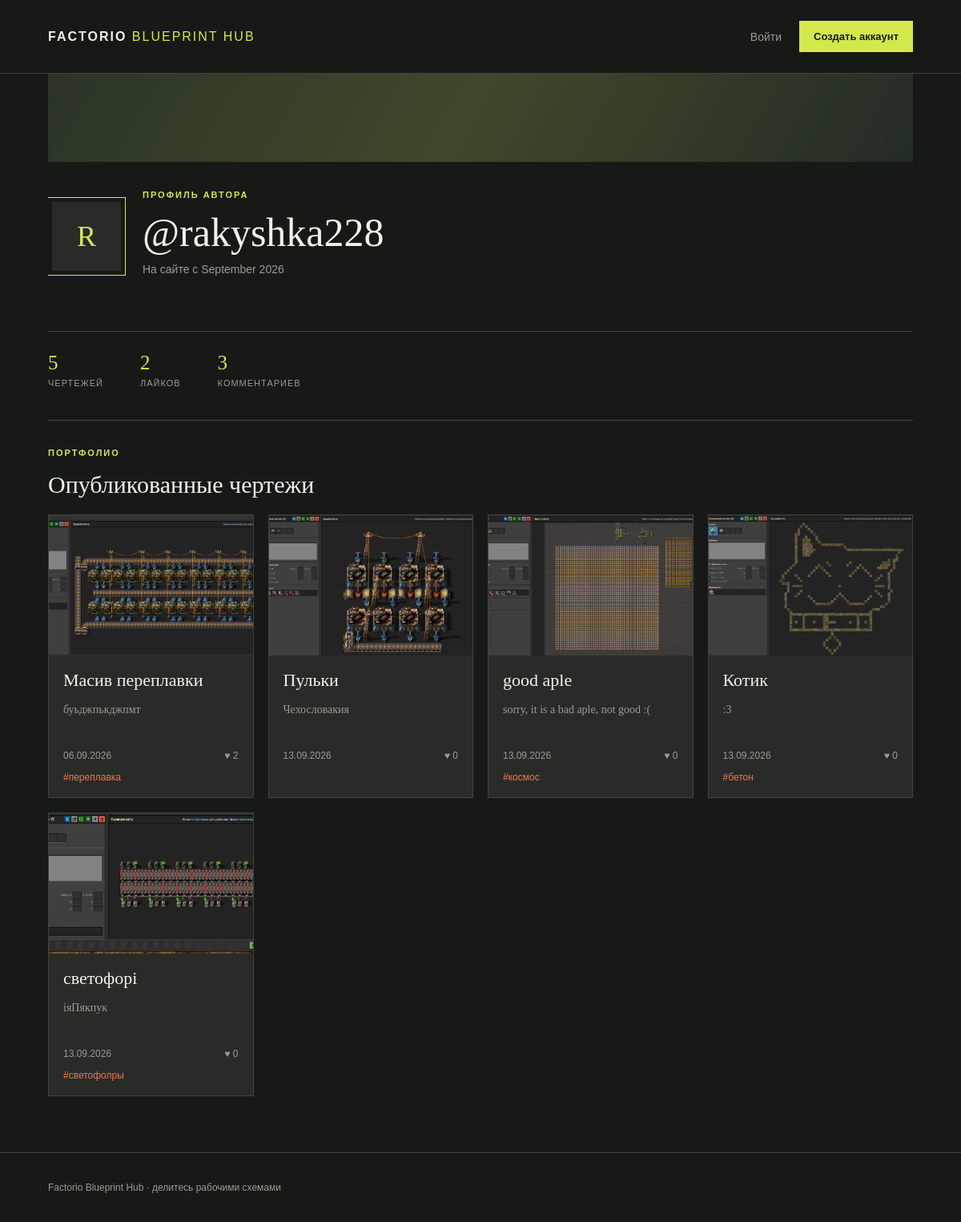
Page /profile/rakyshka228/ on the committed database.
### factorio_app/models.py (models this page shows, shortened)
class Blueprint(models.Model):
	author = models.ForeignKey(settings.AUTH_USER_MODEL, on_delete=models.CASCADE, related_name='blueprints')
	title = models.CharField(max_length=120)
	slug = models.SlugField(max_length=140, unique=True)
	description = models.TextField(max_length=2000)
	code = models.TextField()
	image = models.ImageField(upload_to='blueprints/', blank=True)
	tags = models.ManyToManyField(Tag, blank=True, related_name='blueprints')
	created_at = models.DateTimeField(auto_now_add=True)
	updated_at = models.DateTimeField(auto_now=True)
	class Meta:
		ordering = ('-created_at',)
	@property
	def like_count(self):
		return self.likes.count()

class Tag(models.Model):
	name = models.CharField(max_length=40, unique=True)
	slug = models.SlugField(max_length=50, unique=True)
	class Meta:
		ordering = ('name',)

### factorio_app/views.py (the view)
# urls.py: path('profile/<str:username>/', profile, name='profile'),
def profile(request, username):
    author = get_object_or_404(User, username=username)
    blueprints = author.blueprints.prefetch_related('tags', 'likes').annotate(comment_total=Count('comments'))
    return render(request, 'factorio_app/profile.html', {
        'author': author,
        'blueprints': blueprints,
        'blueprint_count': blueprints.count(),
        'like_count': Like.objects.filter(blueprint__author=author).count(),
        'comment_count': Comment.objects.filter(blueprint__author=author).count(),
    })

### templates/factorio_app/profile.html (shortened to what this page needs)
{% extends 'factorio_app/base.html' %}
{% block content %}<main class="profile-page"><section class="profile-hero"><div class="profile-cover"></div><div class="avatar">{{ author.username|first|upper }}</div><div class="profile-heading"><p class="eyebrow">ПРОФИЛЬ АВТОРА</p><h1>@{{ author.username }}</h1><p>На сайте с {{ author.date_joined|date:'F Y' }}</p></div>{% if request.user == author %}<a class="primary-btn" href="{% url 'create_blueprint' %}">+ Новый чертёж</a>{% endif %}</section><section class="profile-stats"><div><strong>{{ blueprint_count }}</strong><span>чертежей</span></div><div><strong>{{ like_count }}</strong><span>лайков</span></div><div><strong>{{ comment_count }}</strong><span>комментариев</span></div></section><section class="section-heading"><div><p class="eyebrow">ПОРТФОЛИО</p><h2>Опубликованные чертежи</h2></div></section><section class="gallery">{% for blueprint in blueprints %}<article class="card community-card"><a href="{% url 'user_blueprint_detail' blueprint.pk %}">{% if blueprint.image %}<img src="{{ blueprint.image.url }}" alt="{{ blueprint.title }}">{% else %}<div class="image-placeholder">NO PREVIEW</div>{% endif %}<div class="card-body"><h3>{{ blueprint.title }}</h3><p>{{ blueprint.description|truncatechars:100 }}</p><div class="card-meta"><span>{{ blueprint.created_at|date:'d.m.Y' }}</span><span>♥ {{ blueprint.like_count }}</span></div><div class="tag-row">{% for tag in blueprint.tags.all %}#{{ tag.name }} {% endfor %}</div></div></a></article>{% empty %}<p class="empty-state">Автор ещё ничего не опубликовал.</p>{% endfor %}</section></main>{% endblock %}

### templates/factorio_app/base.html (shortened to what this page needs)
{% load static %}
<!DOCTYPE html>
<html lang="ru">
<head>
  <link rel="stylesheet" href="{% static 'style.css' %}">
</head>
<body>
  <header class="site-header">
    <a class="brand" href="{% url 'home' %}">FACTORIO <span>BLUEPRINT HUB</span></a>
    <nav class="main-nav">
      {% if user.is_authenticated %}
        <a href="{% url 'profile' user.username %}">{{ user.username }}</a>
        <a href="{% url 'create_blueprint' %}" class="nav-action">+ Опубликовать</a>
        <form action="{% url 'logout' %}" method="post">{% csrf_token %}<button type="submit">Выйти</button></form>
      {% else %}
        <a href="{% url 'login' %}">Войти</a>
        <a href="{% url 'register' %}" class="nav-action">Создать аккаунт</a>
      {% endif %}
    </nav>
  </header>
  {% block content %}{% endblock %}
  <footer><p>Factorio Blueprint Hub · делитесь рабочими схемами</p></footer>
</body>
</html>

### static/style.css (style rules this page uses)
.card a { color: inherit; text-decoration: none; display: block; }
body { background-color: #222; color: #fff; font-family: Arial, sans-serif; margin: 0; padding: 0; }
img { max-width: 100%; height: auto; border-radius: 10px; }
.card { background: #333; border-radius: 15px; padding: 15px; margin: 15px; text-align: center; box-shadow: 0 4px 10px rgba(0,0,0,0.5); transition: transform 0.2s; }
.gallery { display: grid; grid-template-columns: repeat(auto-fit, minmax(260px, 1fr)); gap: 24px; justify-items: center; padding: 20px; }
.card { flex: 0 1 300px; box-sizing: border-box; }
:root { --ink: #f4f1e8; --muted: #9b9b91; --panel: #292b29; --line: #41443f; --accent: #d5e84b; --orange: #ef784b; }
body { background: #171917; color: var(--ink); font-family: Georgia, 'Times New Roman', serif; }
a { color: inherit; }
.site-header { display: flex; align-items: center; justify-content: space-between; padding: 26px 5vw; border-bottom: 1px solid var(--line); }
.brand { font: 700 16px Arial, sans-serif; letter-spacing: 2px; text-decoration: none; }
.brand span { color: var(--accent); font-weight: 400; }
.main-nav { display: flex; align-items: center; gap: 22px; font: 14px Arial, sans-serif; }
.main-nav a { text-decoration: none; color: var(--muted); }
.nav-action, .primary-btn { display: inline-block; padding: 12px 18px; background: var(--accent); color: #171917 !important; border: 0; border-radius: 0; font: 700 13px Arial, sans-serif; text-decoration: none; cursor: pointer; }
.home-page, .detail-page, .profile-page, .form-page { max-width: 1180px; margin: 0 auto; padding: 0 5vw 70px; }
.eyebrow { color: var(--accent); font: 700 11px Arial, sans-serif; letter-spacing: 2px; margin: 0 0 17px; }
.catalog-intro h1, .form-page h1, .profile-hero h1, .detail-copy h1 { font-size: clamp(42px, 7vw, 82px); line-height: .96; margin: 0 0 25px; font-weight: 400; }
.section-heading { border-top: 1px solid var(--line); padding: 34px 0 20px; margin-top: 30px; }
.section-heading h2, .comments h2, .detail-copy h2 { font-size: 30px; font-weight: 400; margin: 0; }
.gallery { display: grid; grid-template-columns: repeat(auto-fill, minmax(245px, 1fr)); gap: 18px; padding: 0; }
.card { margin: 0; padding: 0; overflow: hidden; background: var(--panel); border: 1px solid var(--line); border-radius: 0; text-align: left; box-shadow: none; }
.card img, .image-placeholder { display: block; width: 100%; height: 175px; object-fit: cover; border-radius: 0; }
.card-body { padding: 18px; }
.card h3 { margin: 0 0 8px; font-size: 22px; font-weight: 400; }
.card p { min-height: 42px; color: var(--muted); line-height: 1.45; font-size: 14px; }
.card-meta { display: flex; justify-content: space-between; margin-top: 18px; font: 12px Arial, sans-serif; color: var(--muted); }
.tag-row { display: flex; flex-wrap: wrap; gap: 7px; color: var(--orange); font: 12px Arial, sans-serif; margin-top: 13px; }
footer { border-top: 1px solid var(--line); color: var(--muted); padding: 24px 5vw; font: 12px Arial, sans-serif; }
.profile-hero { display: flex; align-items: center; gap: 22px; padding: 75px 0 55px; border-bottom: 1px solid var(--line); }
.profile-hero { position: relative; overflow: hidden; }
.profile-cover { position: absolute; inset: 0 0 auto; height: 110px; background: linear-gradient(120deg, #303b2c, #48552f 48%, #27302a); opacity: .8; }
.profile-hero h1 { font-size: 50px; margin-bottom: 10px; }
.profile-heading, .profile-hero .avatar, .profile-hero .primary-btn { position: relative; z-index: 1; }
.profile-heading { padding-top: 70px; }
.profile-hero p:not(.eyebrow) { color: var(--muted); font: 14px Arial, sans-serif; }
.profile-hero .avatar { display: grid; place-items: center; width: 86px; height: 86px; margin-top: 65px; border: 5px solid #171917; outline: 1px solid var(--accent); background: var(--panel); color: var(--accent); font-size: 36px; }
.profile-stats { display: flex; gap: 46px; padding: 25px 0 10px; }
.profile-stats div { display: flex; flex-direction: column; gap: 5px; }
.profile-stats strong { color: var(--accent); font: 25px Georgia, serif; }
.profile-stats span { color: var(--muted); font: 11px Arial, sans-serif; text-transform: uppercase; letter-spacing: 1px; }

### rows in the picture
Blueprint: image (picture), title "Масив переплавки", description "буьджпькджпмт", created_at "06.09.2026", like_count "2"
Tag: name "переплавка"
Blueprint: image (picture), title "Пульки", description "Чехословакия", created_at "13.09.2026", like_count "0"
Blueprint: image (picture), title "good aple", description "sorry, it is a bad aple, not good :(", created_at "13.09.2026", like_count "0"
Tag: name "космос"
Blueprint: image (picture), title "Котик", description ":3", created_at "13.09.2026", like_count "0"
Tag: name "бетон"
Blueprint: image (picture), title "светофорі", description "іяПякпук", created_at "13.09.2026", like_count "0"
Tag: name "светофолры"

### other values in the picture
{{ author.username|first|upper }} "R"
{{ author.username }} "rakyshka228"
{{ author.date_joined|date:'F Y' }} "September 2026"
{{ blueprint_count }} "5"
{{ like_count }} "2"
{{ comment_count }} "3"
